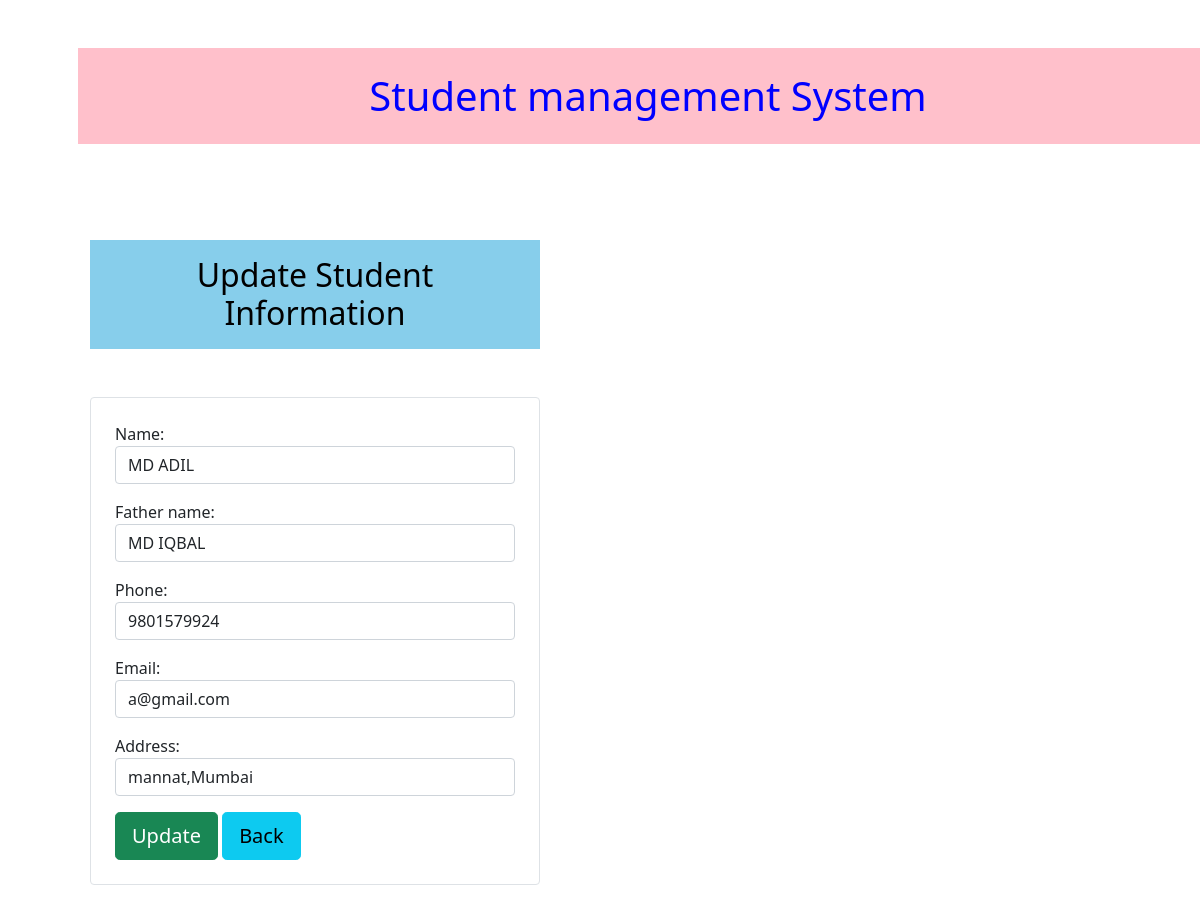
The app's page /update/13/ with its own data.
### myapp/models.py (models this page shows)
class Students(models.Model):
    name = models.CharField(max_length=70)
    father_name = models.CharField(max_length=70)
    phone = models.CharField(max_length=10)
    email=models.EmailField(max_length=100)
    address =models.CharField(max_length=500)

### myapp/views.py (the view)
# urls.py: path("update/<int:id>/",views.update_data,name="update"),
def update_data(request,id):
   if request.method == 'POST':
      pi = Students.objects.get(pk=id)
      form=student_form(request.POST, instance=pi)
      if form.is_valid():
          form.save()
   else:
      pi=Students.objects.get(pk=id)
   form=student_form(instance=pi)
   return render (request,"update.html",{"form":form})

### myapp/forms.py
class student_form(forms.ModelForm):
    class Meta:
        model=Students
        fields=['name','father_name',"phone",'email','address']
        widgets ={
             'name':forms.TextInput(attrs={'class':'form-control'}),
             'father_name':forms.TextInput(attrs={'class':'form-control'}),
             'phone':forms.TextInput(attrs={'class':'form-control'}),
             'email':forms.EmailInput(attrs={'class':'form-control'}),
             'address':forms.TextInput(attrs={'class':'form-control'}),
           }

### templates/update.html (shortened to what this page needs)
<!doctype html>
<html lang="en">
  <head>
    {% load static %}
     <link rel="stylesheet"   href="{% static 'css/bootstrap.min.css' %}">
</head>
<body>
   <div class="container ">
<div class="row">
    <h1 style="background-color: pink; color:blue;" class="m-5 p-4 text-center"> Student management System</h1>
     <div class="col-sm-6">
        <h2 style="background-color: skyblue; color: black;" class="m-5 p-3 text-center"> Update Student Information </h2>
        <form class="border rounded p-4 m-5" method="post">
          {{form.as_p}}
       <button type="submit" class="btn btn-success btn-lg">Update</button>
       <a href="{% url 'home' %}" class="btn btn-info btn-lg">Back </a>
        </form>
</div>
</div>
 </div>
  </body>
</html>

### records on screen
Students: name "MD ADIL", father_name "MD IQBAL", phone "9801579924", email "a@gmail.com", address "mannat,Mumbai"
